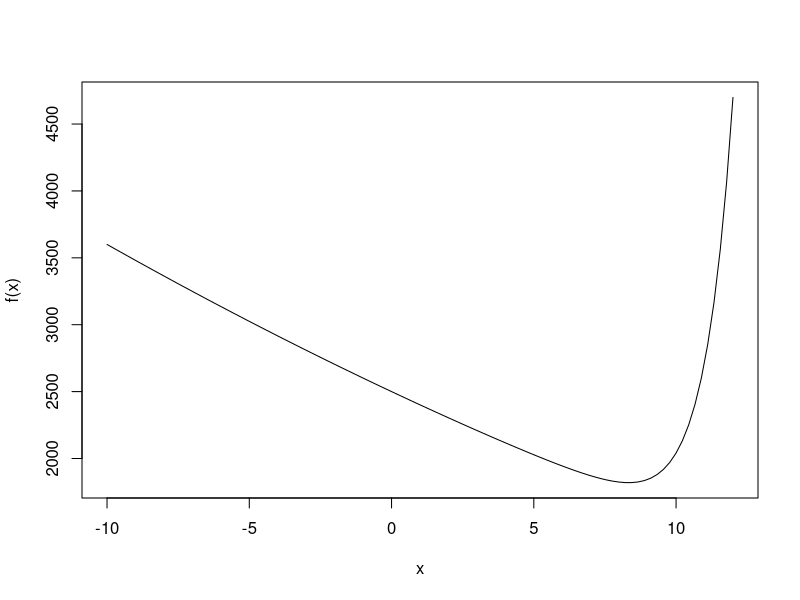

The R script that drew this image: (Note: this script raises an error after producing the figure.)
# One-dimensional optimization of a convex function

# Function definition and basic visualization
f <- function(x){
  (x - 50)^2 + exp(x)/50
}

plot(seq(-10,12, length = 100), f(seq(-10,12, length = 100)), type = "l", xlab = "x", ylab = "f(x)") 

# Use built in solvers
########################################################
# Using optimize to solve
optimize(f, interval = c(-100, 100))

# Function derivative
fprime <- function(x){
  2 * x - 100 + exp(x)/50
}

# Using uniroot to solve
uniroot(fprime, interval = c(-100, 100))

# Compare the two in terms of speed - optimize is faster here
library(microbenchmark)
microbenchmark(
  optimize(f, interval = c(-100, 100)),
  uniroot(fprime, interval = c(-100, 100))
)

# Can alternatively use optimize with derivative
gradient_difference <- function(x){
  return(fprime(x)^2)
}

optimize(gradient_difference,  interval = c(-100, 100))

microbenchmark(
  optimize(f, interval = c(-100, 100)),
  optimize(gradient_difference,  interval = c(-100, 100)),
  uniroot(fprime, interval = c(-100, 100))
)

# Use steepest descent with different step sizes
########################################################
nIter = 30
# Small step size
alpha = 0.001

out_small <- SteepestDescent(f, fprime, x0 = 0, alpha = alpha, nIter = nIter)

plot(1:nIter, out_small$xvec, type = 'o')

# Medium step size
alpha = 0.01

out_medium <- SteepestDescent(f, fprime, x0 = 0, alpha = alpha, nIter = nIter)

plot(1:nIter, out_medium$xvec, type = 'o')

# Large step size
alpha = 0.03

out_large <- SteepestDescent(f, fprime, x0 = 0, alpha = alpha, nIter = nIter)

plot(1:nIter, out_large$xvec, type = 'o')


# Use Newton method
########################################################
fdoubleprime <- function(x){
  2 + exp(x)/50
}

nIter = 30
# Starting point x0 = 0
out_Newton1 <- NewtonMethod(f, fprime, fdoubleprime, x0 = 0, nIter = nIter)
plot(1:nIter, out_Newton1$xvec, type = 'o')


# Starting point x0 = 5
out_Newton2 <- NewtonMethod(f, fprime, fdoubleprime, x0 = 5, nIter = nIter)
plot(1:nIter, out_Newton2$xvec, type = 'o')